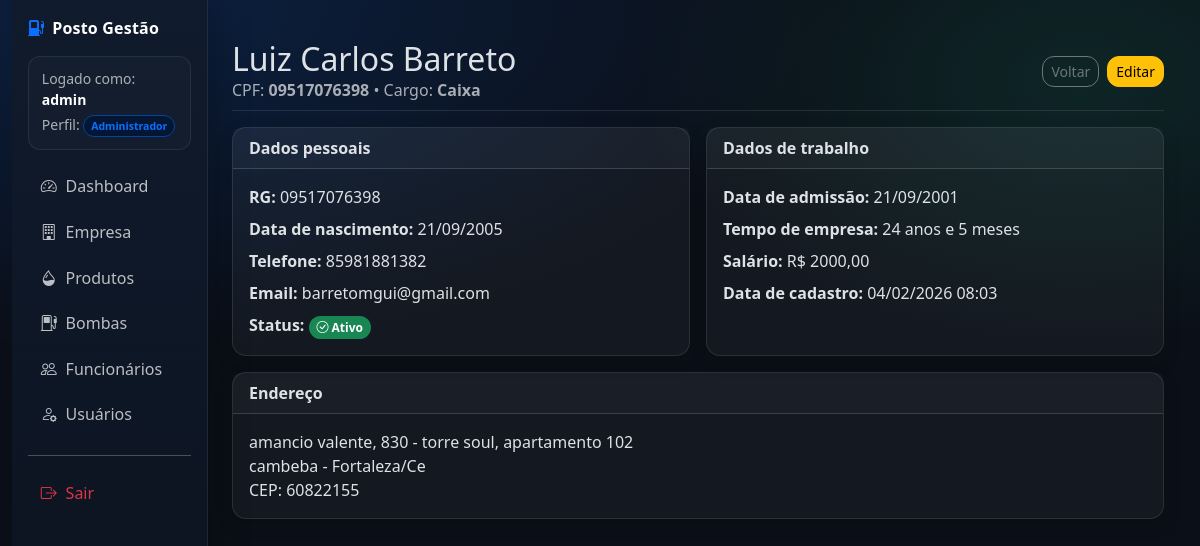
The page /funcionarios/1/ (signed in) on the database its author committed.
### accounts/models.py (models this page shows, shortened)
class CustomUser(AbstractUser):
    PERFIL_CHOICES = (
        ('ADMIN', 'Administrador'),
        ('GERENTE', 'Gerente'),
        ('OPERADOR', 'Operador'),
    )
    nome_completo = models.CharField('Nome completo', max_length=255, default='')
    perfil = models.CharField(max_length=10, choices=PERFIL_CHOICES, default='OPERADOR')
    data_cadastro = models.DateTimeField(auto_now_add=True)
    REQUIRED_FIELDS = ["email", "nome_completo"]

### funcionarios/models.py (models this page shows, shortened)
class Funcionario(models.Model):
    nome_completo = models.CharField(max_length=255)
    cpf = models.CharField(max_length=14, unique=True, validators=[validate_cpf])
    rg = models.CharField(max_length=20)
    data_nascimento = models.DateField()
    telefone = models.CharField(max_length=20)
    email = models.EmailField()
    cep = models.CharField(max_length=9)
    logradouro = models.CharField(max_length=255)
    numero = models.CharField(max_length=10)
    complemento = models.CharField(max_length=255, blank=True, null=True)
    bairro = models.CharField(max_length=100)
    cidade = models.CharField(max_length=100)
    estado = models.CharField(max_length=2)
    cargo = models.CharField(max_length=100)
    data_admissao = models.DateField()
    salario = models.DecimalField(max_digits=10, decimal_places=2)
    is_active = models.BooleanField(default=True)
    data_cadastro = models.DateTimeField(auto_now_add=True)
    @property
    def tempo_empresa(self):
        today = date.today()
        delta = today - self.data_admissao
        anos = delta.days // 365
        meses = (delta.days % 365) // 30
        return f"{anos} anos e {meses} meses"

### funcionarios/views.py (the view)
# urls.py: path('<int:pk>/', views.FuncionarioDetailView.as_view(), name='funcionario_detail'),
class FuncionarioDetailView(LoginRequiredMixin, DetailView):
    model = Funcionario
    template_name = 'funcionarios/funcionario_detail.html'
    context_object_name = 'funcionario'

### funcionarios/templates/funcionarios/funcionario_detail.html (shortened to what this page needs)
{% extends 'base.html' %}
{% block content %}
<div class="d-flex justify-content-between flex-wrap flex-md-nowrap align-items-center pt-3 pb-2 mb-3 border-bottom">
    <div>
        <h1 class="h2 mb-0">{{ funcionario.nome_completo }}</h1>
        <div class="text-muted">CPF: <strong>{{ funcionario.cpf }}</strong> • Cargo: <strong>{{ funcionario.cargo }}</strong></div>
    </div>
    <div class="btn-toolbar">
        <a href="{% url 'funcionario_list' %}" class="btn btn-sm btn-outline-secondary">Voltar</a>
        {% if user.perfil == 'ADMIN' or user.perfil == 'GERENTE' %}
            <a href="{% url 'funcionario_update' funcionario.pk %}" class="btn btn-sm btn-warning ms-2">Editar</a>
        {% endif %}
    </div>
</div>
<div class="row g-3">
    <div class="col-lg-6">
        <div class="card h-100">
            <div class="card-header"><strong>Dados pessoais</strong></div>
            <div class="card-body">
                <p class="mb-2"><strong>RG:</strong> {{ funcionario.rg }}</p>
                <p class="mb-2"><strong>Data de nascimento:</strong> {{ funcionario.data_nascimento|date:"d/m/Y" }}</p>
                <p class="mb-2"><strong>Telefone:</strong> {{ funcionario.telefone }}</p>
                <p class="mb-2"><strong>Email:</strong> {{ funcionario.email }}</p>
                <p class="mb-0"><strong>Status:</strong>
                    {% if funcionario.is_active %}
                        <span class="badge bg-success"><i class="bi bi-check-circle"></i> Ativo</span>
                    {% else %}
                        <span class="badge bg-danger"><i class="bi bi-x-circle"></i> Inativo</span>
                    {% endif %}
                </p>
            </div>
        </div>
    </div>
    <div class="col-lg-6">
        <div class="card h-100">
            <div class="card-header"><strong>Dados de trabalho</strong></div>
            <div class="card-body">
                <p class="mb-2"><strong>Data de admissão:</strong> {{ funcionario.data_admissao|date:"d/m/Y" }}</p>
                <p class="mb-2"><strong>Tempo de empresa:</strong> {{ funcionario.tempo_empresa }}</p>
                <p class="mb-2"><strong>Salário:</strong> R$ {{ funcionario.salario }}</p>
                <p class="mb-0"><strong>Data de cadastro:</strong> {{ funcionario.data_cadastro|date:"d/m/Y H:i" }}</p>
            </div>
        </div>
    </div>
    <div class="col-12">
        <div class="card">
            <div class="card-header"><strong>Endereço</strong></div>
            <div class="card-body">
                <p class="mb-0">
                    {{ funcionario.logradouro }}, {{ funcionario.numero }}
                    {% if funcionario.complemento %} - {{ funcionario.complemento }}{% endif %}<br>
                    {{ funcionario.bairro }} - {{ funcionario.cidade }}/{{ funcionario.estado }}<br>
                    CEP: {{ funcionario.cep }}
                </p>
            </div>
        </div>
    </div>
</div>
{% endblock %}

### templates/base.html (shortened to what this page needs)
{% load django_bootstrap5 %}
{% load static %}
<!DOCTYPE html>
<html lang="pt-br" data-bs-theme="dark">
<head>
    {% bootstrap_css %}
    <link rel="stylesheet" href="https://cdn.jsdelivr.net/npm/bootstrap-icons@1.11.3/font/bootstrap-icons.min.css">
    <link rel="stylesheet" href="{% static 'css/app.css' %}">
</head>
<body>
<div class="container-fluid app-shell">
    <div class="row g-0">
        {% if user.is_authenticated %}
        {% with current=request.resolver_match.url_name %}
        <aside class="col-md-3 col-lg-2 d-md-block sidebar p-3">
            <div class="d-flex align-items-center justify-content-between mb-3">
                <div class="brand text-white">
                    <i class="bi bi-fuel-pump-fill me-2 text-primary"></i>Posto Gestão
                </div>
            </div>
            <div class="small text-muted mb-3 user-chip">
                Logado como: <strong class="text-white">{{ user.username }}</strong>
                <div class="mt-1">
                    Perfil:
                    <span class="badge bg-primary-subtle text-primary border border-primary-subtle">
                        {{ user.get_perfil_display }}
                    </span>
                </div>
            </div>
            <ul class="nav nav-pills flex-column gap-1">
                <li class="nav-item">
                    <a href="{% url 'dashboard' %}" class="nav-link {% if current == 'dashboard' %}active{% endif %}">
                        <i class="bi bi-speedometer2"></i> Dashboard
                    </a>
                </li>
                {% if user.perfil != 'OPERADOR' %}
                <li class="nav-item">
                    <a href="{% url 'empresa_detail' %}" class="nav-link {% if current == 'empresa_detail' or current == 'empresa_create' or current == 'empresa_update' %}active{% endif %}">
                        <i class="bi bi-building"></i> Empresa
                    </a>
                </li>
                {% endif %}
                <li class="nav-item">
                    <a href="{% url 'produto_list' %}" class="nav-link {% if current == 'produto_list' or current == 'produto_create' or current == 'produto_update' %}active{% endif %}">
                        <i class="bi bi-droplet-half"></i> Produtos
                    </a>
                </li>
                <li class="nav-item">
                    <a href="{% url 'bomba_list' %}" class="nav-link {% if current == 'bomba_list' or current == 'bomba_create' or current == 'bomba_update' %}active{% endif %}">
                        <i class="bi bi-fuel-pump"></i> Bombas
                    </a>
                </li>
                <li class="nav-item">
                    <a href="{% url 'funcionario_list' %}" class="nav-link {% if current == 'funcionario_list' or current == 'funcionario_create' or current == 'funcionario_update' %}active{% endif %}">
                        <i class="bi bi-people"></i> Funcionários
                    </a>
                </li>
                {% if user.perfil == 'ADMIN' %}
                <li class="nav-item">
                    <a href="{% url 'user_list' %}" class="nav-link {% if current == 'user_list' or current == 'user_create' or current == 'user_update' %}active{% endif %}">
                        <i class="bi bi-person-gear"></i> Usuários
                    </a>
                </li>
                {% endif %}
                <li class="nav-item mt-3 pt-3 border-top app-border">
                    <form action="{% url 'logout' %}" method="post">
                        <button type="submit" class="nav-link w-100 text-start text-danger border-0 bg-transparent">
                            <i class="bi bi-box-arrow-right"></i> Sair
                        </button>
                    </form>
                </li>
            </ul>
        </aside>
        {% endwith %}
        <main class="col-md-9 col-lg-10 content">
        {% else %}
        <main class="col-12 content">
        {% endif %}
            {% block content %}{% endblock %}
        </main>
    </div>
</div>
</body>
</html>

### static/css/app.css (style rules this page uses)
:root { --app-bg: #0b0f17; --sidebar-bg: #0f1624; --card-bg: rgba(255,255,255,.04); --card-border: rgba(255,255,255,.10); --muted: rgba(255,255,255,.65); }
body { background: radial-gradient(1200px 600px at 10% 0%, rgba(13,110,253,.18), transparent 60%), radial-gradient(800px 500px at 90% 10%, rgba(32,201,151,.12), transparent 55%), var(--app-bg); }
.app-shell { min-height: 100vh; }
.sidebar { min-height: 100vh; background: linear-gradient(180deg, rgba(16,26,44,.98), rgba(12,18,30,.95)); border-right: 1px solid rgba(255,255,255,.08); box-shadow: 12px 0 30px rgba(0,0,0,.18); }
.sidebar .brand { font-weight: 700; letter-spacing: .2px; }
.user-chip { border: 1px solid rgba(255,255,255,.08); background: rgba(255,255,255,.02); border-radius: 12px; padding: .7rem .8rem; }
.sidebar .nav-link { color: rgba(255,255,255,.72); border-radius: 10px; padding: .55rem .8rem; display: flex; gap: .55rem; align-items: center; transition: all .2s ease; }
.content { padding: 24px; }
.card { background: var(--card-bg); border: 1px solid var(--card-border); border-radius: 14px; box-shadow: 0 6px 18px rgba(0,0,0,.15); }
.border-bottom { border-color: rgba(255,255,255,.10)!important; }
.text-muted { color: var(--muted)!important; }
.btn { border-radius: 12px; }
.badge { border-radius: 999px; padding: .45em .65em; font-weight: 600; }

### rows shown on the page
CustomUser: username "admin", perfil "Administrador"
Funcionario: nome_completo "Luiz Carlos Barreto", cpf "09517076398", cargo "Caixa", rg "09517076398", data_nascimento "21/09/2005", telefone "85981881382", email "barretomgui@gmail.com", data_admissao "21/09/2001", tempo_empresa "24 anos e 5 meses", salario "2000,00", data_cadastro "04/02/2026 08:03", logradouro "amancio valente", numero "830", complemento "torre soul, apartamento 102", bairro "cambeba", cidade "Fortaleza", estado "Ce", cep "60822155"
